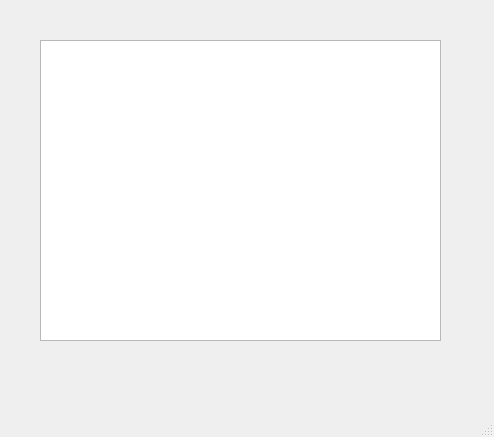
<?xml version="1.0" encoding="UTF-8"?>
<ui version="4.0">
 <class>MainWindow</class>
 <widget class="QMainWindow" name="MainWindow">
  <property name="geometry">
   <rect>
    <x>0</x>
    <y>0</y>
    <width>494</width>
    <height>437</height>
   </rect>
  </property>
  <property name="windowTitle">
   <string>MainWindow</string>
  </property>
  <widget class="QWidget" name="centralwidget">
   <widget class="QTableWidget" name="tableWidget">
    <property name="geometry">
     <rect>
      <x>40</x>
      <y>40</y>
      <width>401</width>
      <height>301</height>
     </rect>
    </property>
   </widget>
  </widget>
  <widget class="QMenuBar" name="menubar">
   <property name="geometry">
    <rect>
     <x>0</x>
     <y>0</y>
     <width>494</width>
     <height>21</height>
    </rect>
   </property>
  </widget>
  <widget class="QStatusBar" name="statusbar"/>
 </widget>
 <resources/>
 <connections/>
</ui>
